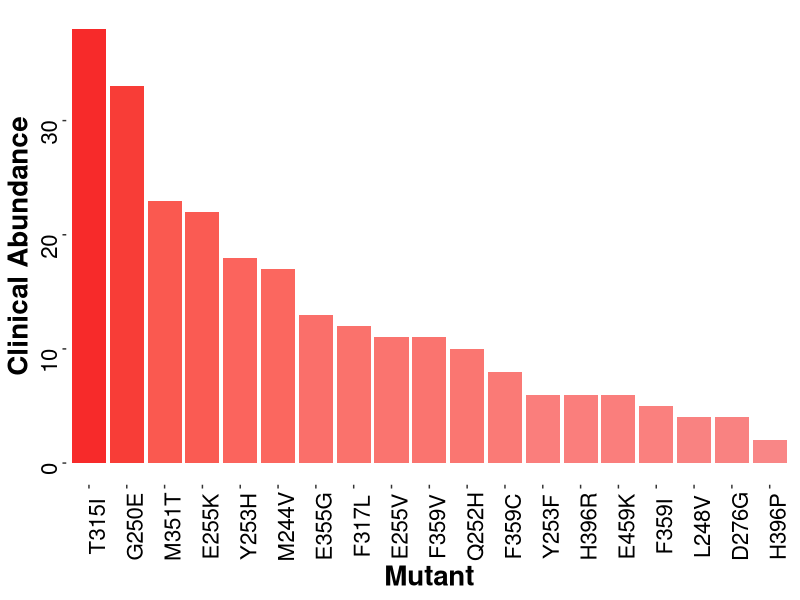

Recreate this plot in R.

setwd("C:/Users/Scott/Box Sync/MutBias/Figures/Figure3/")
library(ggplot2)
rm(list=ls())

imat.df = read.csv("Combined_data_frame_IC_Mutprob_abundance.csv")

imat.df$Compound = factor(imat.df$Compound,levels=imat.df$Compound[order(-imat.df$Abundance)])

ggplot(imat.df,aes(x=Compound,y=Abundance))+theme_bw()+
  geom_bar(aes(fill=Abundance),stat="identity")+
  xlab("Mutant")+ylab("Clinical Abundance")+
  scale_fill_gradient(low="#f98686",high="#f72a2a")+
  theme(
    axis.title = element_text(size=20,face="bold"),
    axis.text = element_text(size=16,angle=90,color="black"),
    panel.border = element_blank(),
    panel.grid.major = element_blank(),
    panel.grid.minor = element_blank()
  )+
  guides(fill=F)

# ggsave("MutantHistogram.pdf",height=6,width=8)
